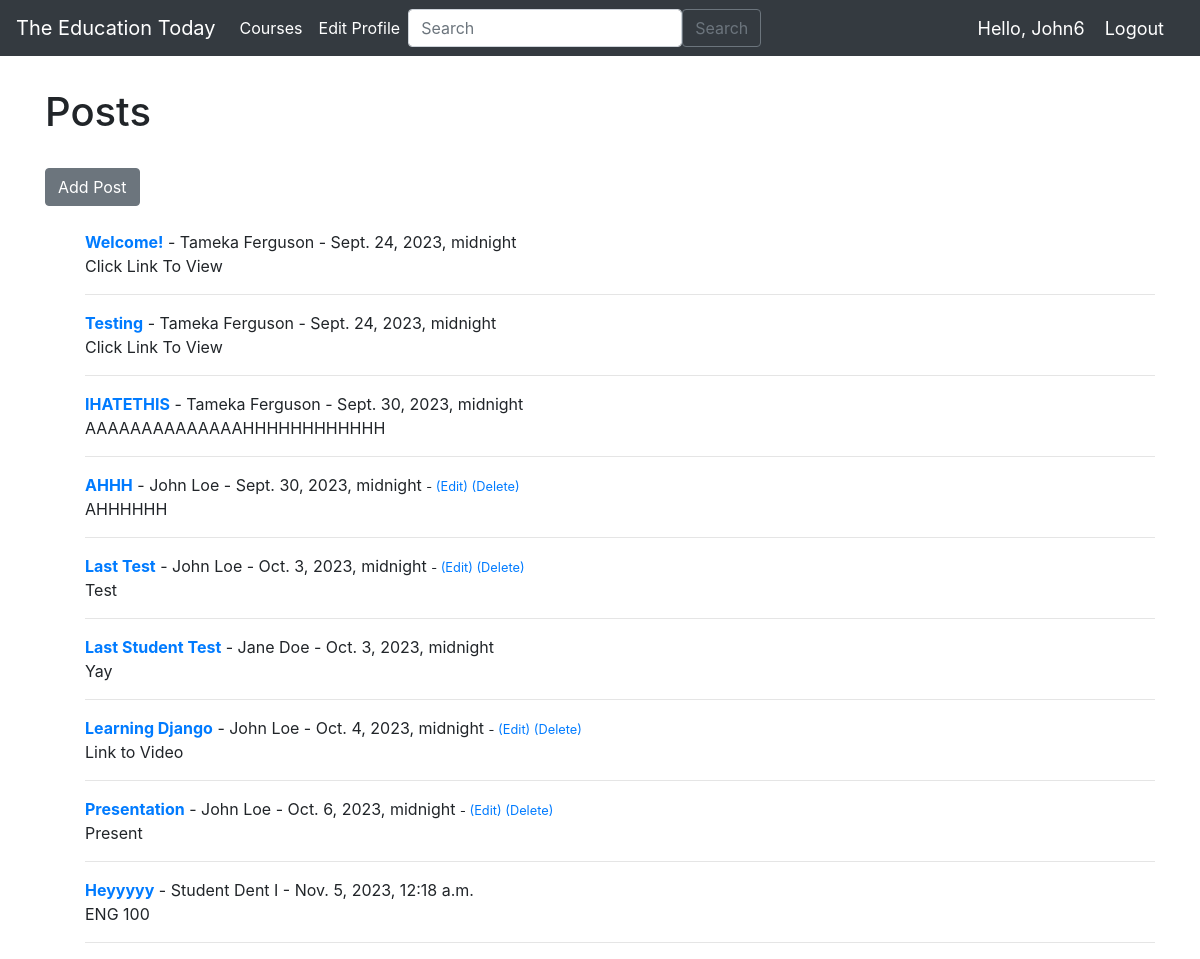
/teachers/courses/1/posts/ (signed in), run on the app's committed database.
### account/models.py (models this page shows, shortened)
class Posts(models.Model):
    id = models.AutoField(primary_key=True)
    course = models.ForeignKey(Course, on_delete=models.CASCADE, default=1)
    title = models.CharField(max_length=255)
    author = models.ForeignKey(User, on_delete=models.CASCADE)
    body = RichTextField(blank=True, null=True)
    post_date = models.DateTimeField(auto_now_add=True)
    snippet = models.CharField(max_length=255)
    file = models.FileField(null=True, blank=True, upload_to="documents/")

### teachers/views.py (the view)
# urls.py: path('courses/<int:course_id>/posts/', PostsPage.as_view(), name="posts"),
class PostsPage(LoginRequiredMixin, ListView):
    model = Posts
    template_name = 'teachers/posts.html'
    login_url = '/signin/'
    redirect_field_name = 'next'
    ordering = ['-post_date']
    def get_queryset(self):
        course_id = self.kwargs.get('course_id')  # Adjust this to match your URL configuration
        queryset = Posts.objects.filter(course_id=course_id)
        return queryset
    def get_context_data(self, **kwargs):
        context = super().get_context_data(**kwargs)
        course_id = self.kwargs.get('course_id')
        course = get_object_or_404(Course, pk=course_id)
        context['course'] = course
        return context

### teachers/templates/teachers/posts.html (shortened to what this page needs)
{% extends "teachers/base.html" %}
{% block content %}
<br/>
<div class="container my-2">
    <h1>Posts</h1>
    <br/>
    <a href="{% url 'teachers:add_post' %}" class="btn btn-secondary">Add Post</a>
    <br/>
    <ul>
        <br/>
    {% for post in object_list %}
            <strong><a href="{% url 'teachers:article-detail' post.pk %}">{{ post.title }}</a></strong> -
            {{ post.author.first_name }}
            {{ post.author.last_name }} - {{ post.post_date }} <small>
                {% if user.id == post.author.id %}
                - <a href="{% url 'teachers:update_post' post.pk %}">(Edit)</a>
                <a href="{% url 'teachers:delete_post' post.pk %}">(Delete)</a>
                {% endif  %}
            </small><br/>
            {{ post.snippet }}
        <hr>
    {% endfor %}
    </ul>
</div>
{% endblock %}

### teachers/templates/teachers/navbar.html (shortened to what this page needs)
{% load static %}
<nav class="navbar navbar-expand-lg navbar-dark bg-dark">
    <a class="navbar-brand" href="{% url 'teachers:main' %}">The Education Today</a>
    <div class="collapse navbar-collapse" id="navbarNav">
      <ul class="navbar-nav">
        <li class="nav-item active">
          <a class="nav-link" href="{% url 'teachers:courses' %}">Courses</a>
        </li>
        <li class="nav-item active">
          <a class="nav-link" href="{% url 'teachers:edit_profile' %}">Edit Profile</a>
        </li>
      </ul>
      <form class="d-flex" method="POST" action="{% url 'teachers:search' %}">
        <input class="form-control me-2" type="search" placeholder="Search" aria-label="Search" name="searched">
        <button class="btn btn-outline-secondary" type="submit">Search</button>
      </form>
    </div>
    {% if user.is_authenticated %}
    <span class="hello-msg"> Hello, {{request.user}} </span>
    <span><a class="hello-msg" href="{% url 'account:signout' %}">Logout</a></span>
    {% endif %}
  </nav>

### teachers/templates/teachers/navbar.html (style rules this page uses)
.hello-msg { font-size: 18px; color: #fff; margin-right: 20px }

### data on the page
Posts: title "Welcome!", author.first_name "Tameka", author.last_name "Ferguson", post_date "Sept. 24, 2023, midnight", snippet "Click Link To View"
Posts: title "Testing", author.first_name "Tameka", author.last_name "Ferguson", post_date "Sept. 24, 2023, midnight", snippet "Click Link To View"
Posts: title "IHATETHIS", author.first_name "Tameka", author.last_name "Ferguson", post_date "Sept. 30, 2023, midnight", snippet "AAAAAAAAAAAAAAHHHHHHHHHHHH"
Posts: title "AHHH", author.first_name "John", author.last_name "Loe", post_date "Sept. 30, 2023, midnight", shows "(Edit)", snippet "AHHHHHH"
Posts: title "Last Test", author.first_name "John", author.last_name "Loe", post_date "Oct. 3, 2023, midnight", shows "(Edit)", snippet "Test"
Posts: title "Last Student Test", author.first_name "Jane", author.last_name "Doe", post_date "Oct. 3, 2023, midnight", snippet "Yay"
Posts: title "Learning Django", author.first_name "John", author.last_name "Loe", post_date "Oct. 4, 2023, midnight", shows "(Edit)", snippet "Link to Video"
Posts: title "Presentation", author.first_name "John", author.last_name "Loe", post_date "Oct. 6, 2023, midnight", shows "(Edit)", snippet "Present"
Posts: title "Heyyyyy", author.first_name "Student", author.last_name "Dent I", post_date "Nov. 5, 2023, 12:18 a.m.", snippet "ENG 100"

### other printed values
{{ request.user }} "John6"
